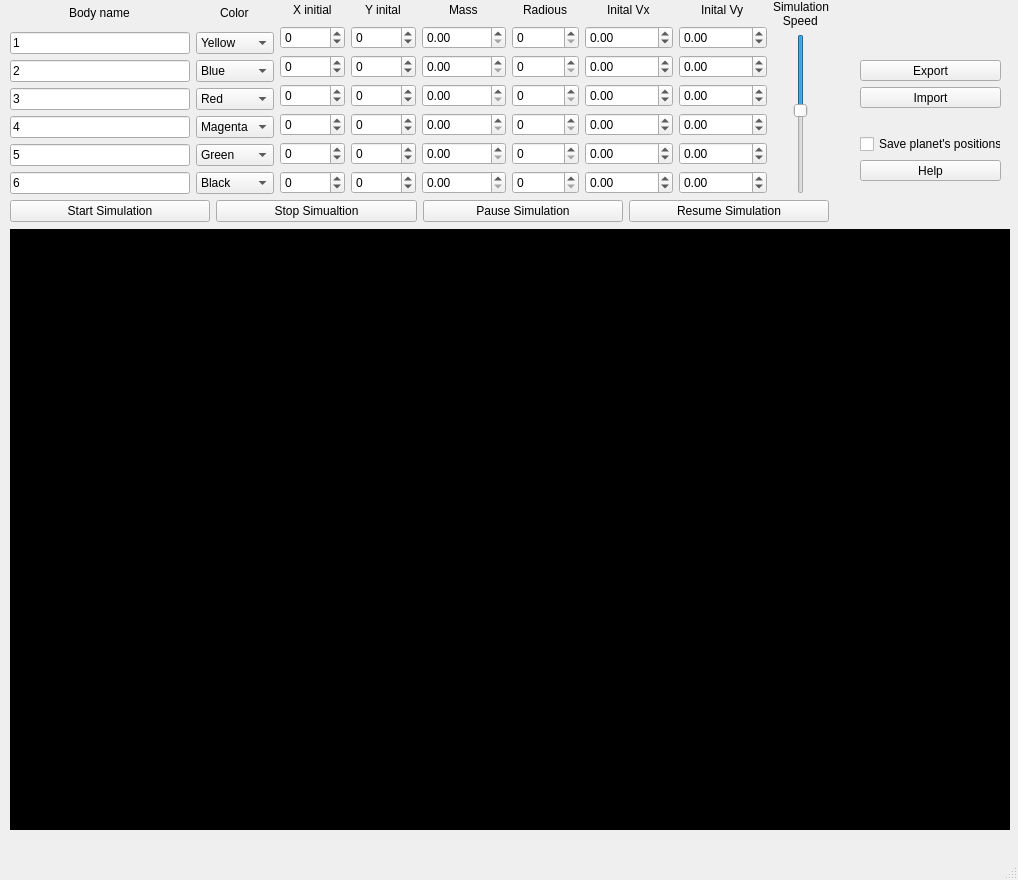
<?xml version="1.0" encoding="UTF-8"?>
<ui version="4.0">
 <class>MainWindow</class>
 <widget class="QMainWindow" name="MainWindow">
  <property name="geometry">
   <rect>
    <x>0</x>
    <y>0</y>
    <width>1018</width>
    <height>880</height>
   </rect>
  </property>
  <property name="windowTitle">
   <string>MainWindow</string>
  </property>
  <widget class="QWidget" name="centralwidget">
   <property name="focusPolicy">
    <enum>Qt::NoFocus</enum>
   </property>
   <widget class="QGraphicsView" name="graphicsView">
    <property name="geometry">
     <rect>
      <x>10</x>
      <y>229</y>
      <width>1000</width>
      <height>601</height>
     </rect>
    </property>
    <property name="styleSheet">
     <string notr="true">background-color: rgb(0, 0, 0);</string>
    </property>
   </widget>
   <widget class="QWidget" name="layoutWidget">
    <property name="geometry">
     <rect>
      <x>10</x>
      <y>0</y>
      <width>819</width>
      <height>222</height>
     </rect>
    </property>
    <layout class="QVBoxLayout" name="verticalLayout">
     <item>
      <layout class="QHBoxLayout" name="inputs_frame">
       <item>
        <layout class="QVBoxLayout" name="name_frame">
         <property name="sizeConstraint">
          <enum>QLayout::SetDefaultConstraint</enum>
         </property>
         <item alignment="Qt::AlignHCenter">
          <widget class="QLabel" name="name_label">
           <property name="text">
            <string>Body name</string>
           </property>
          </widget>
         </item>
         <item>
          <widget class="QLineEdit" name="name_box_1">
           <property name="text">
            <string notr="true">1</string>
           </property>
          </widget>
         </item>
         <item>
          <widget class="QLineEdit" name="name_box_2">
           <property name="text">
            <string>2</string>
           </property>
          </widget>
         </item>
         <item>
          <widget class="QLineEdit" name="name_box_3">
           <property name="text">
            <string>3</string>
           </property>
          </widget>
         </item>
         <item>
          <widget class="QLineEdit" name="name_box_4">
           <property name="text">
            <string>4</string>
           </property>
          </widget>
         </item>
         <item>
          <widget class="QLineEdit" name="name_box_5">
           <property name="text">
            <string>5</string>
           </property>
          </widget>
         </item>
         <item>
          <widget class="QLineEdit" name="name_box_6">
           <property name="text">
            <string>6</string>
           </property>
           <property name="frame">
            <bool>true</bool>
           </property>
           <property name="cursorPosition">
            <number>1</number>
           </property>
          </widget>
         </item>
        </layout>
       </item>
       <item>
        <layout class="QVBoxLayout" name="color_frame">
         <item alignment="Qt::AlignHCenter">
          <widget class="QLabel" name="color_label">
           <property name="text">
            <string>Color</string>
           </property>
          </widget>
         </item>
         <item>
          <widget class="QComboBox" name="color_1">
           <item>
            <property name="text">
             <string>Yellow</string>
            </property>
           </item>
           <item>
            <property name="text">
             <string>Blue</string>
            </property>
           </item>
           <item>
            <property name="text">
             <string>Red</string>
            </property>
           </item>
           <item>
            <property name="text">
             <string>Magenta</string>
            </property>
           </item>
           <item>
            <property name="text">
             <string>Green</string>
            </property>
           </item>
           <item>
            <property name="text">
             <string>Black</string>
            </property>
           </item>
          </widget>
         </item>
         <item>
          <widget class="QComboBox" name="color_2">
           <item>
            <property name="text">
             <string>Blue</string>
            </property>
           </item>
           <item>
            <property name="text">
             <string>Yellow</string>
            </property>
           </item>
           <item>
            <property name="text">
             <string>Red</string>
            </property>
           </item>
           <item>
            <property name="text">
             <string>Magenta</string>
            </property>
           </item>
           <item>
            <property name="text">
             <string>Green</string>
            </property>
           </item>
           <item>
            <property name="text">
             <string>Black</string>
            </property>
           </item>
          </widget>
         </item>
         <item>
          <widget class="QComboBox" name="color_3">
           <item>
            <property name="text">
             <string>Red</string>
            </property>
           </item>
           <item>
            <property name="text">
             <string>Yellow</string>
            </property>
           </item>
           <item>
            <property name="text">
             <string>Blue</string>
            </property>
           </item>
           <item>
            <property name="text">
             <string>Magenta</string>
            </property>
           </item>
           <item>
            <property name="text">
             <string>Green</string>
            </property>
           </item>
           <item>
            <property name="text">
             <string>Black</string>
            </property>
           </item>
          </widget>
         </item>
         <item>
          <widget class="QComboBox" name="color_4">
           <item>
            <property name="text">
             <string>Magenta</string>
            </property>
           </item>
           <item>
            <property name="text">
             <string>Yellow</string>
            </property>
           </item>
           <item>
            <property name="text">
             <string>Blue</string>
            </property>
           </item>
           <item>
            <property name="text">
             <string>Red</string>
            </property>
           </item>
           <item>
            <property name="text">
             <string>Green</string>
            </property>
           </item>
           <item>
            <property name="text">
             <string>Black</string>
            </property>
           </item>
          </widget>
         </item>
         <item>
          <widget class="QComboBox" name="color_5">
           <item>
            <property name="text">
             <string>Green</string>
            </property>
           </item>
           <item>
            <property name="text">
             <string>Yellow</string>
            </property>
           </item>
           <item>
            <property name="text">
             <string>Blue</string>
            </property>
           </item>
           <item>
            <property name="text">
             <string>Red</string>
            </property>
           </item>
           <item>
            <property name="text">
             <string>Magenta</string>
            </property>
           </item>
           <item>
            <property name="text">
             <string>Black</string>
            </property>
           </item>
          </widget>
         </item>
         <item>
          <widget class="QComboBox" name="color_6">
           <item>
            <property name="text">
             <string>Black</string>
            </property>
           </item>
           <item>
            <property name="text">
             <string>Yellow</string>
            </property>
           </item>
           <item>
            <property name="text">
             <string>Blue</string>
            </property>
           </item>
           <item>
            <property name="text">
             <string>Red</string>
            </property>
           </item>
           <item>
            <property name="text">
             <string>Magenta</string>
            </property>
           </item>
           <item>
            <property name="text">
             <string>Green</string>
            </property>
           </item>
          </widget>
         </item>
        </layout>
       </item>
       <item>
        <layout class="QVBoxLayout" name="x_frame">
         <item alignment="Qt::AlignHCenter">
          <widget class="QLabel" name="x_label">
           <property name="text">
            <string>X initial</string>
           </property>
          </widget>
         </item>
         <item>
          <widget class="QSpinBox" name="x_box_1">
           <property name="minimum">
            <number>-99999</number>
           </property>
           <property name="maximum">
            <number>99999</number>
           </property>
           <property name="value">
            <number>0</number>
           </property>
          </widget>
         </item>
         <item>
          <widget class="QSpinBox" name="x_box_2">
           <property name="minimum">
            <number>-99999</number>
           </property>
           <property name="maximum">
            <number>99999</number>
           </property>
          </widget>
         </item>
         <item>
          <widget class="QSpinBox" name="x_box_3">
           <property name="minimum">
            <number>-99999</number>
           </property>
           <property name="maximum">
            <number>99999</number>
           </property>
           <property name="value">
            <number>0</number>
           </property>
          </widget>
         </item>
         <item>
          <widget class="QSpinBox" name="x_box_4">
           <property name="minimum">
            <number>-99999</number>
           </property>
           <property name="maximum">
            <number>99999</number>
           </property>
          </widget>
         </item>
         <item>
          <widget class="QSpinBox" name="x_box_5">
           <property name="minimum">
            <number>-99999</number>
           </property>
           <property name="maximum">
            <number>99999</number>
           </property>
          </widget>
         </item>
         <item>
          <widget class="QSpinBox" name="x_box_6">
           <property name="minimum">
            <number>-99999</number>
           </property>
           <property name="maximum">
            <number>99999</number>
           </property>
          </widget>
         </item>
        </layout>
       </item>
       <item>
        <layout class="QVBoxLayout" name="y_frame">
         <item alignment="Qt::AlignHCenter">
          <widget class="QLabel" name="y_label">
           <property name="text">
            <string>Y inital</string>
           </property>
          </widget>
         </item>
         <item>
          <widget class="QSpinBox" name="y_box_1">
           <property name="minimum">
            <number>-99999</number>
           </property>
           <property name="maximum">
            <number>99999</number>
           </property>
           <property name="value">
            <number>0</number>
           </property>
          </widget>
         </item>
         <item>
          <widget class="QSpinBox" name="y_box_2">
           <property name="minimum">
            <number>-99999</number>
           </property>
           <property name="maximum">
            <number>99999</number>
           </property>
          </widget>
         </item>
         <item>
          <widget class="QSpinBox" name="y_box_3">
           <property name="minimum">
            <number>-99999</number>
           </property>
           <property name="maximum">
            <number>99999</number>
           </property>
           <property name="value">
            <number>0</number>
           </property>
          </widget>
         </item>
         <item>
          <widget class="QSpinBox" name="y_box_4">
           <property name="minimum">
            <number>-99999</number>
           </property>
           <property name="maximum">
            <number>99999</number>
           </property>
          </widget>
         </item>
         <item>
          <widget class="QSpinBox" name="y_box_5">
           <property name="minimum">
            <number>-99999</number>
           </property>
           <property name="maximum">
            <number>99999</number>
           </property>
          </widget>
         </item>
         <item>
          <widget class="QSpinBox" name="y_box_6">
           <property name="minimum">
            <number>-99999</number>
           </property>
           <property name="maximum">
            <number>99999</number>
           </property>
          </widget>
         </item>
        </layout>
       </item>
       <item>
        <layout class="QVBoxLayout" name="m_frame">
         <item alignment="Qt::AlignHCenter">
          <widget class="QLabel" name="m_label">
           <property name="text">
            <string>Mass</string>
           </property>
          </widget>
         </item>
         <item>
          <widget class="QDoubleSpinBox" name="m_box_1">
           <property name="maximum">
            <double>999999.989999999990687</double>
           </property>
           <property name="value">
            <double>0.000000000000000</double>
           </property>
          </widget>
         </item>
         <item>
          <widget class="QDoubleSpinBox" name="m_box_2">
           <property name="maximum">
            <double>999999.989999999990687</double>
           </property>
           <property name="value">
            <double>0.000000000000000</double>
           </property>
          </widget>
         </item>
         <item>
          <widget class="QDoubleSpinBox" name="m_box_3">
           <property name="maximum">
            <double>999999.989999999990687</double>
           </property>
           <property name="value">
            <double>0.000000000000000</double>
           </property>
          </widget>
         </item>
         <item>
          <widget class="QDoubleSpinBox" name="m_box_4">
           <property name="maximum">
            <double>999999.989999999990687</double>
           </property>
          </widget>
         </item>
         <item>
          <widget class="QDoubleSpinBox" name="m_box_5">
           <property name="maximum">
            <double>999999.989999999990687</double>
           </property>
          </widget>
         </item>
         <item>
          <widget class="QDoubleSpinBox" name="m_box_6">
           <property name="maximum">
            <double>999999.989999999990687</double>
           </property>
          </widget>
         </item>
        </layout>
       </item>
       <item>
        <layout class="QVBoxLayout" name="r_frame">
         <item alignment="Qt::AlignHCenter">
          <widget class="QLabel" name="r_label">
           <property name="text">
            <string>Radious</string>
           </property>
          </widget>
         </item>
         <item>
          <widget class="QSpinBox" name="r_box_1">
           <property name="maximum">
            <number>99999999</number>
           </property>
           <property name="value">
            <number>0</number>
           </property>
          </widget>
         </item>
         <item>
          <widget class="QSpinBox" name="r_box_2">
           <property name="maximum">
            <number>99999999</number>
           </property>
           <property name="value">
            <number>0</number>
           </property>
           <property name="displayIntegerBase">
            <number>10</number>
           </property>
          </widget>
         </item>
         <item>
          <widget class="QSpinBox" name="r_box_3">
           <property name="maximum">
            <number>99999999</number>
           </property>
           <property name="value">
            <number>0</number>
           </property>
          </widget>
         </item>
         <item>
          <widget class="QSpinBox" name="r_box_4">
           <property name="maximum">
            <number>99999999</number>
           </property>
          </widget>
         </item>
         <item>
          <widget class="QSpinBox" name="r_box_5">
           <property name="maximum">
            <number>99999999</number>
           </property>
          </widget>
         </item>
         <item>
          <widget class="QSpinBox" name="r_box_6">
           <property name="maximum">
            <number>99999999</number>
           </property>
          </widget>
         </item>
        </layout>
       </item>
       <item>
        <layout class="QVBoxLayout" name="vx_frame">
         <item alignment="Qt::AlignHCenter">
          <widget class="QLabel" name="vx_label">
           <property name="text">
            <string>Inital Vx</string>
           </property>
          </widget>
         </item>
         <item>
          <widget class="QDoubleSpinBox" name="vx_box_1">
           <property name="minimum">
            <double>-999999.989999999990687</double>
           </property>
           <property name="maximum">
            <double>999999.989999999990687</double>
           </property>
           <property name="value">
            <double>0.000000000000000</double>
           </property>
          </widget>
         </item>
         <item>
          <widget class="QDoubleSpinBox" name="vx_box_2">
           <property name="minimum">
            <double>-999999.989999999990687</double>
           </property>
           <property name="maximum">
            <double>999999.989999999990687</double>
           </property>
           <property name="value">
            <double>0.000000000000000</double>
           </property>
          </widget>
         </item>
         <item>
          <widget class="QDoubleSpinBox" name="vx_box_3">
           <property name="minimum">
            <double>-999999.989999999990687</double>
           </property>
           <property name="maximum">
            <double>999999.989999999990687</double>
           </property>
           <property name="value">
            <double>0.000000000000000</double>
           </property>
          </widget>
         </item>
         <item>
          <widget class="QDoubleSpinBox" name="vx_box_4">
           <property name="minimum">
            <double>-999999.989999999990687</double>
           </property>
           <property name="maximum">
            <double>999999.989999999990687</double>
           </property>
           <property name="value">
            <double>0.000000000000000</double>
           </property>
          </widget>
         </item>
         <item>
          <widget class="QDoubleSpinBox" name="vx_box_5">
           <property name="minimum">
            <double>-999999.989999999990687</double>
           </property>
           <property name="maximum">
            <double>999999.989999999990687</double>
           </property>
           <property name="value">
            <double>0.000000000000000</double>
           </property>
          </widget>
         </item>
         <item>
          <widget class="QDoubleSpinBox" name="vx_box_6">
           <property name="minimum">
            <double>-999999.989999999990687</double>
           </property>
           <property name="maximum">
            <double>999999.989999999990687</double>
           </property>
           <property name="value">
            <double>0.000000000000000</double>
           </property>
          </widget>
         </item>
        </layout>
       </item>
       <item>
        <layout class="QVBoxLayout" name="vy_frame">
         <item alignment="Qt::AlignHCenter">
          <widget class="QLabel" name="vy_label">
           <property name="text">
            <string>Inital Vy</string>
           </property>
          </widget>
         </item>
         <item>
          <widget class="QDoubleSpinBox" name="vy_box_1">
           <property name="minimum">
            <double>-999999.989999999990687</double>
           </property>
           <property name="maximum">
            <double>999999.989999999990687</double>
           </property>
           <property name="value">
            <double>0.000000000000000</double>
           </property>
          </widget>
         </item>
         <item>
          <widget class="QDoubleSpinBox" name="vy_box_2">
           <property name="minimum">
            <double>-999999.989999999990687</double>
           </property>
           <property name="maximum">
            <double>999999.989999999990687</double>
           </property>
           <property name="value">
            <double>0.000000000000000</double>
           </property>
          </widget>
         </item>
         <item>
          <widget class="QDoubleSpinBox" name="vy_box_3">
           <property name="minimum">
            <double>-999999.989999999990687</double>
           </property>
           <property name="maximum">
            <double>999999.989999999990687</double>
           </property>
           <property name="value">
            <double>0.000000000000000</double>
           </property>
          </widget>
         </item>
         <item>
          <widget class="QDoubleSpinBox" name="vy_box_4">
           <property name="minimum">
            <double>-999999.989999999990687</double>
           </property>
           <property name="maximum">
            <double>999999.989999999990687</double>
           </property>
           <property name="value">
            <double>0.000000000000000</double>
           </property>
          </widget>
         </item>
         <item>
          <widget class="QDoubleSpinBox" name="vy_box_5">
           <property name="minimum">
            <double>-999999.989999999990687</double>
           </property>
           <property name="maximum">
            <double>999999.989999999990687</double>
           </property>
           <property name="value">
            <double>0.000000000000000</double>
           </property>
          </widget>
         </item>
         <item>
          <widget class="QDoubleSpinBox" name="vy_box_6">
           <property name="minimum">
            <double>-999999.989999999990687</double>
           </property>
           <property name="maximum">
            <double>999999.989999999990687</double>
           </property>
           <property name="value">
            <double>0.000000000000000</double>
           </property>
          </widget>
         </item>
        </layout>
       </item>
       <item>
        <layout class="QVBoxLayout" name="speed_frame">
         <item alignment="Qt::AlignHCenter">
          <widget class="QLabel" name="speed_label">
           <property name="text">
            <string>Simulation
   Speed</string>
           </property>
          </widget>
         </item>
         <item>
          <layout class="QHBoxLayout" name="speed_slider_frame">
           <item alignment="Qt::AlignHCenter">
            <widget class="QSlider" name="speed_slider">
             <property name="minimum">
              <number>1</number>
             </property>
             <property name="maximum">
              <number>20</number>
             </property>
             <property name="pageStep">
              <number>1</number>
             </property>
             <property name="value">
              <number>10</number>
             </property>
             <property name="sliderPosition">
              <number>10</number>
             </property>
             <property name="tracking">
              <bool>false</bool>
             </property>
             <property name="orientation">
              <enum>Qt::Vertical</enum>
             </property>
             <property name="invertedAppearance">
              <bool>true</bool>
             </property>
             <property name="invertedControls">
              <bool>true</bool>
             </property>
            </widget>
           </item>
          </layout>
         </item>
        </layout>
       </item>
      </layout>
     </item>
     <item>
      <layout class="QHBoxLayout" name="buttons_frame">
       <item>
        <widget class="QPushButton" name="start_button">
         <property name="text">
          <string notr="true">Start Simulation</string>
         </property>
        </widget>
       </item>
       <item>
        <widget class="QPushButton" name="stop_button">
         <property name="text">
          <string>Stop Simualtion</string>
         </property>
        </widget>
       </item>
       <item>
        <widget class="QPushButton" name="pause_button">
         <property name="text">
          <string notr="true">Pause Simulation</string>
         </property>
        </widget>
       </item>
       <item>
        <widget class="QPushButton" name="resume_button">
         <property name="text">
          <string notr="true">Resume Simulation</string>
         </property>
        </widget>
       </item>
      </layout>
     </item>
    </layout>
   </widget>
   <widget class="QWidget" name="layoutWidget">
    <property name="geometry">
     <rect>
      <x>860</x>
      <y>60</y>
      <width>141</width>
      <height>121</height>
     </rect>
    </property>
    <layout class="QVBoxLayout" name="save_layout">
     <item>
      <widget class="QPushButton" name="Export_button">
       <property name="text">
        <string>Export</string>
       </property>
      </widget>
     </item>
     <item>
      <widget class="QPushButton" name="Import_button">
       <property name="text">
        <string>Import</string>
       </property>
      </widget>
     </item>
     <item>
      <widget class="QLabel" name="save_label">
       <property name="text">
        <string/>
       </property>
      </widget>
     </item>
     <item>
      <widget class="QCheckBox" name="save_box">
       <property name="text">
        <string>Save planet's positions?</string>
       </property>
      </widget>
     </item>
     <item>
      <widget class="QPushButton" name="help_button">
       <property name="text">
        <string>Help</string>
       </property>
      </widget>
     </item>
    </layout>
   </widget>
  </widget>
  <widget class="QMenuBar" name="menubar">
   <property name="geometry">
    <rect>
     <x>0</x>
     <y>0</y>
     <width>1018</width>
     <height>20</height>
    </rect>
   </property>
  </widget>
  <widget class="QStatusBar" name="statusbar"/>
 </widget>
 <resources/>
 <connections/>
</ui>
